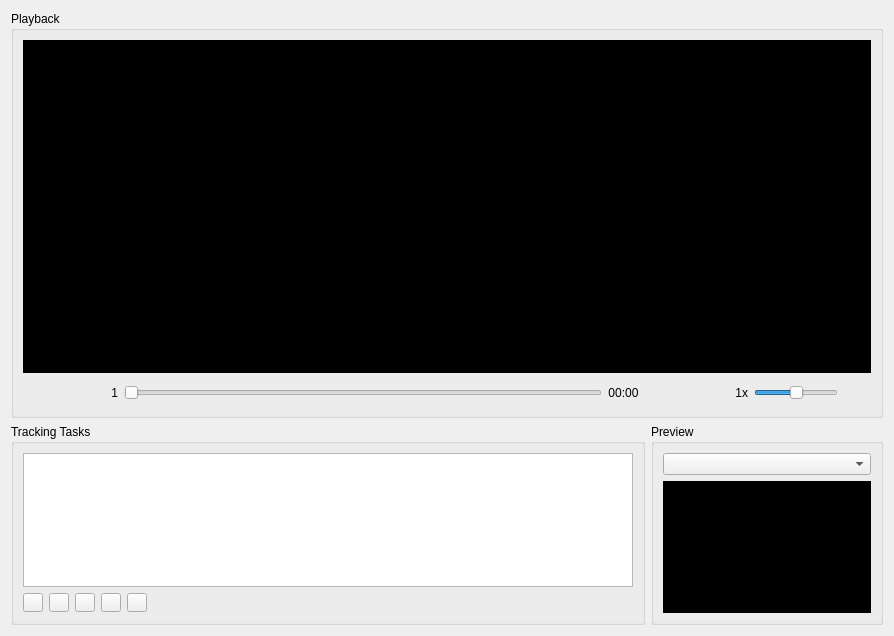
<?xml version="1.0" encoding="UTF-8"?>
<ui version="4.0">
 <class>ProjectWidget</class>
 <widget class="QWidget" name="ProjectWidget">
  <property name="geometry">
   <rect>
    <x>0</x>
    <y>0</y>
    <width>894</width>
    <height>636</height>
   </rect>
  </property>
  <property name="windowTitle">
   <string>Form</string>
  </property>
  <layout class="QGridLayout" name="gridLayout_2">
   <item row="0" column="0">
    <widget class="QGroupBox" name="groupBoxPlayback">
     <property name="sizePolicy">
      <sizepolicy hsizetype="Preferred" vsizetype="Expanding">
       <horstretch>0</horstretch>
       <verstretch>0</verstretch>
      </sizepolicy>
     </property>
     <property name="title">
      <string>Playback</string>
     </property>
     <layout class="QGridLayout" name="gridLayout">
      <item row="1" column="0">
       <layout class="QHBoxLayout" name="horizontalLayout">
        <item>
         <widget class="QToolButton" name="toolButtonFirstFrame">
          <property name="styleSheet">
           <string notr="true">border: 0;</string>
          </property>
          <property name="text">
           <string/>
          </property>
          <property name="icon">
           <iconset resource="Images.qrc">
            <normaloff>:/icons/images/button_rewind_blue.png</normaloff>:/icons/images/button_rewind_blue.png</iconset>
          </property>
          <property name="iconSize">
           <size>
            <width>24</width>
            <height>24</height>
           </size>
          </property>
         </widget>
        </item>
        <item>
         <widget class="QToolButton" name="toolButtonPreviousFrame">
          <property name="styleSheet">
           <string notr="true">border: 0;</string>
          </property>
          <property name="text">
           <string/>
          </property>
          <property name="icon">
           <iconset resource="Images.qrc">
            <normaloff>:/icons/images/button_previous_blue.png</normaloff>:/icons/images/button_previous_blue.png</iconset>
          </property>
          <property name="iconSize">
           <size>
            <width>24</width>
            <height>24</height>
           </size>
          </property>
         </widget>
        </item>
        <item>
         <widget class="QLabel" name="labelFrame">
          <property name="minimumSize">
           <size>
            <width>29</width>
            <height>0</height>
           </size>
          </property>
          <property name="text">
           <string>1</string>
          </property>
          <property name="alignment">
           <set>Qt::AlignRight|Qt::AlignTrailing|Qt::AlignVCenter</set>
          </property>
         </widget>
        </item>
        <item>
         <widget class="QSlider" name="sliderFrame">
          <property name="minimum">
           <number>1</number>
          </property>
          <property name="maximum">
           <number>1</number>
          </property>
          <property name="orientation">
           <enum>Qt::Horizontal</enum>
          </property>
         </widget>
        </item>
        <item>
         <widget class="QLabel" name="labelTime">
          <property name="text">
           <string>00:00</string>
          </property>
          <property name="alignment">
           <set>Qt::AlignCenter</set>
          </property>
         </widget>
        </item>
        <item>
         <widget class="QToolButton" name="toolButtonPlay">
          <property name="styleSheet">
           <string notr="true">border: 0;</string>
          </property>
          <property name="text">
           <string/>
          </property>
          <property name="icon">
           <iconset resource="Images.qrc">
            <normaloff>:/icons/images/button_play_blue.png</normaloff>:/icons/images/button_play_blue.png</iconset>
          </property>
          <property name="iconSize">
           <size>
            <width>24</width>
            <height>24</height>
           </size>
          </property>
         </widget>
        </item>
        <item>
         <widget class="QToolButton" name="toolButtonNextFrame">
          <property name="styleSheet">
           <string notr="true">border: 0;</string>
          </property>
          <property name="text">
           <string/>
          </property>
          <property name="icon">
           <iconset resource="Images.qrc">
            <normaloff>:/icons/images/button_next_blue.png</normaloff>:/icons/images/button_next_blue.png</iconset>
          </property>
          <property name="iconSize">
           <size>
            <width>24</width>
            <height>24</height>
           </size>
          </property>
         </widget>
        </item>
        <item>
         <widget class="QLabel" name="labelSpeed">
          <property name="minimumSize">
           <size>
            <width>37</width>
            <height>0</height>
           </size>
          </property>
          <property name="text">
           <string>1x</string>
          </property>
          <property name="alignment">
           <set>Qt::AlignRight|Qt::AlignTrailing|Qt::AlignVCenter</set>
          </property>
         </widget>
        </item>
        <item>
         <widget class="QSlider" name="sliderSpeed">
          <property name="sizePolicy">
           <sizepolicy hsizetype="Fixed" vsizetype="Fixed">
            <horstretch>0</horstretch>
            <verstretch>0</verstretch>
           </sizepolicy>
          </property>
          <property name="minimum">
           <number>0</number>
          </property>
          <property name="maximum">
           <number>20</number>
          </property>
          <property name="value">
           <number>10</number>
          </property>
          <property name="orientation">
           <enum>Qt::Horizontal</enum>
          </property>
         </widget>
        </item>
        <item>
         <widget class="QToolButton" name="toolButtonInfo">
          <property name="toolTip">
           <string>Project info</string>
          </property>
          <property name="styleSheet">
           <string notr="true">border: 0;</string>
          </property>
          <property name="text">
           <string/>
          </property>
          <property name="icon">
           <iconset resource="Images.qrc">
            <normaloff>:/icons/images/question-mark.png</normaloff>:/icons/images/question-mark.png</iconset>
          </property>
          <property name="iconSize">
           <size>
            <width>24</width>
            <height>24</height>
           </size>
          </property>
         </widget>
        </item>
       </layout>
      </item>
      <item row="0" column="0">
       <widget class="QLabel" name="labelOpencv">
        <property name="sizePolicy">
         <sizepolicy hsizetype="Preferred" vsizetype="Expanding">
          <horstretch>0</horstretch>
          <verstretch>0</verstretch>
         </sizepolicy>
        </property>
        <property name="minimumSize">
         <size>
          <width>512</width>
          <height>316</height>
         </size>
        </property>
        <property name="styleSheet">
         <string notr="true">background: black;</string>
        </property>
        <property name="text">
         <string/>
        </property>
        <property name="alignment">
         <set>Qt::AlignCenter</set>
        </property>
       </widget>
      </item>
     </layout>
    </widget>
   </item>
   <item row="1" column="0">
    <layout class="QHBoxLayout" name="horizontalLayout_2">
     <item>
      <widget class="QGroupBox" name="groupBoxTracking">
       <property name="sizePolicy">
        <sizepolicy hsizetype="Expanding" vsizetype="Fixed">
         <horstretch>0</horstretch>
         <verstretch>0</verstretch>
        </sizepolicy>
       </property>
       <property name="maximumSize">
        <size>
         <width>16777215</width>
         <height>201</height>
        </size>
       </property>
       <property name="title">
        <string>Tracking Tasks</string>
       </property>
       <layout class="QVBoxLayout" name="verticalLayout_3">
        <item>
         <widget class="QTableView" name="tableViewTasks">
          <property name="editTriggers">
           <set>QAbstractItemView::NoEditTriggers</set>
          </property>
          <property name="selectionMode">
           <enum>QAbstractItemView::SingleSelection</enum>
          </property>
          <property name="selectionBehavior">
           <enum>QAbstractItemView::SelectRows</enum>
          </property>
          <property name="showGrid">
           <bool>false</bool>
          </property>
          <attribute name="horizontalHeaderDefaultSectionSize">
           <number>30</number>
          </attribute>
          <attribute name="horizontalHeaderHighlightSections">
           <bool>false</bool>
          </attribute>
          <attribute name="horizontalHeaderStretchLastSection">
           <bool>true</bool>
          </attribute>
          <attribute name="verticalHeaderVisible">
           <bool>false</bool>
          </attribute>
         </widget>
        </item>
        <item>
         <layout class="QHBoxLayout" name="horizontalLayout_3">
          <item>
           <widget class="QToolButton" name="toolButtonAddTask">
            <property name="toolTip">
             <string>Add</string>
            </property>
            <property name="text">
             <string/>
            </property>
            <property name="icon">
             <iconset resource="Images.qrc">
              <normaloff>:/icons/images/add.png</normaloff>:/icons/images/add.png</iconset>
            </property>
            <property name="iconSize">
             <size>
              <width>12</width>
              <height>12</height>
             </size>
            </property>
           </widget>
          </item>
          <item>
           <widget class="QToolButton" name="toolButtonRemoveTask">
            <property name="toolTip">
             <string>Remove</string>
            </property>
            <property name="text">
             <string/>
            </property>
            <property name="icon">
             <iconset resource="Images.qrc">
              <normaloff>:/icons/images/remove.png</normaloff>:/icons/images/remove.png</iconset>
            </property>
            <property name="iconSize">
             <size>
              <width>12</width>
              <height>12</height>
             </size>
            </property>
           </widget>
          </item>
          <item>
           <widget class="QToolButton" name="toolButtonEditTask">
            <property name="toolTip">
             <string>Edit</string>
            </property>
            <property name="text">
             <string/>
            </property>
            <property name="icon">
             <iconset resource="Images.qrc">
              <normaloff>:/icons/images/modify.png</normaloff>:/icons/images/modify.png</iconset>
            </property>
            <property name="iconSize">
             <size>
              <width>12</width>
              <height>12</height>
             </size>
            </property>
           </widget>
          </item>
          <item>
           <widget class="QToolButton" name="toolButtonCopyTask">
            <property name="toolTip">
             <string>Duplicate</string>
            </property>
            <property name="text">
             <string/>
            </property>
            <property name="icon">
             <iconset resource="Images.qrc">
              <normaloff>:/icons/images/copy.png</normaloff>:/icons/images/copy.png</iconset>
            </property>
            <property name="iconSize">
             <size>
              <width>12</width>
              <height>12</height>
             </size>
            </property>
           </widget>
          </item>
          <item>
           <widget class="QToolButton" name="toolButtonExportTask">
            <property name="toolTip">
             <string>Export</string>
            </property>
            <property name="text">
             <string/>
            </property>
            <property name="icon">
             <iconset resource="Images.qrc">
              <normaloff>:/icons/images/export.png</normaloff>:/icons/images/export.png</iconset>
            </property>
            <property name="iconSize">
             <size>
              <width>12</width>
              <height>12</height>
             </size>
            </property>
           </widget>
          </item>
          <item>
           <spacer name="horizontalSpacer">
            <property name="orientation">
             <enum>Qt::Horizontal</enum>
            </property>
            <property name="sizeHint" stdset="0">
             <size>
              <width>40</width>
              <height>20</height>
             </size>
            </property>
           </spacer>
          </item>
         </layout>
        </item>
       </layout>
      </widget>
     </item>
     <item>
      <widget class="QGroupBox" name="groupBoxPreview">
       <property name="sizePolicy">
        <sizepolicy hsizetype="Preferred" vsizetype="Fixed">
         <horstretch>0</horstretch>
         <verstretch>0</verstretch>
        </sizepolicy>
       </property>
       <property name="maximumSize">
        <size>
         <width>16777215</width>
         <height>201</height>
        </size>
       </property>
       <property name="title">
        <string>Preview</string>
       </property>
       <layout class="QVBoxLayout" name="verticalLayout">
        <item>
         <widget class="QComboBox" name="comboBoxPreview"/>
        </item>
        <item>
         <widget class="QLabel" name="labelPreview">
          <property name="sizePolicy">
           <sizepolicy hsizetype="Fixed" vsizetype="Preferred">
            <horstretch>0</horstretch>
            <verstretch>0</verstretch>
           </sizepolicy>
          </property>
          <property name="minimumSize">
           <size>
            <width>208</width>
            <height>0</height>
           </size>
          </property>
          <property name="styleSheet">
           <string notr="true">background: black;</string>
          </property>
          <property name="text">
           <string/>
          </property>
          <property name="alignment">
           <set>Qt::AlignCenter</set>
          </property>
         </widget>
        </item>
       </layout>
      </widget>
     </item>
    </layout>
   </item>
  </layout>
 </widget>
 <resources>
  <include location="Images.qrc"/>
 </resources>
 <connections/>
</ui>
